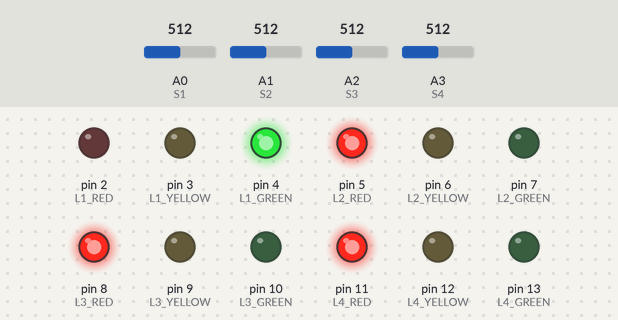
The sketch below on a simulated Arduino Uno, built with avr-gcc and run on an emulated ATmega328P. Shown: output pins drawn as LEDs (lit = HIGH). The test bench sets the inputs (shaded band); at power-on: A1 (S2) = 512, A3 (S4) = 512, A2 (S3) = 512, A0 (S1) = 512. What the sketch prints to the serial monitor is not drawn.

Above: at 1.3 s.
1.4 s: A1 (S2) set to 540
At 1.8 s:
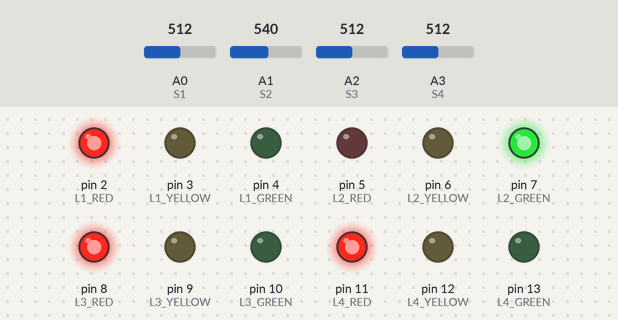
5.9 s: A3 (S4) set to 530
At 9.9 s:
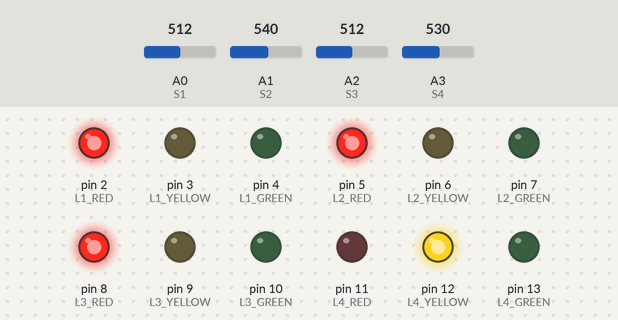
10.4 s: A2 (S3) set to 536
At 11.0 s:
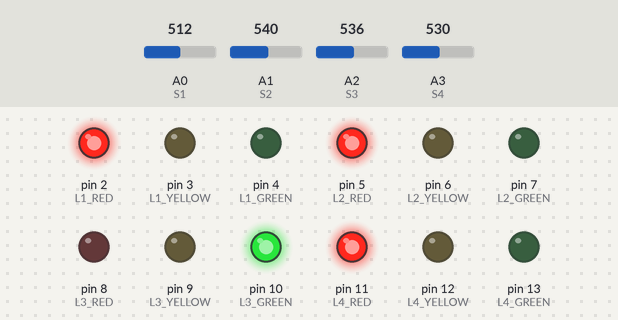
14.9 s: A1 (S2) set to 716
At 19.2 s:
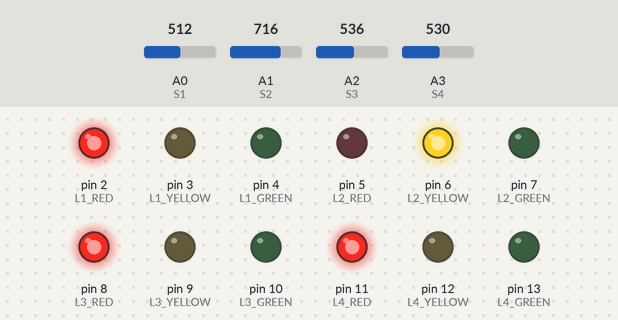
Timing chart, 0 to 29.4 s (numbered marks = the images above; inputs shaded):
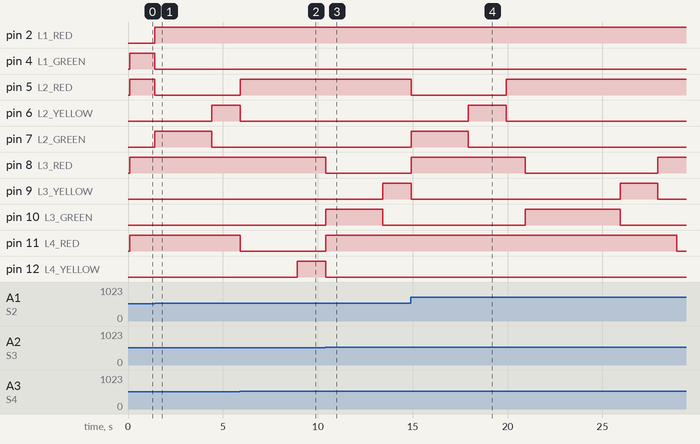

Measured:
- the behaviour switches between 522 and 523 on A1 (S2) (found by bisection; images 0 and 1)
- the behaviour switches between 522 and 523 on A3 (S4) (found by bisection; images 1 and 2)
- the behaviour switches between 522 and 523 on A2 (S3) (found by bisection; images 2 and 3)
- after the input at 1.4 s, pin 2 (L1_RED): LOW → HIGH at once; pin 3 (L1_YELLOW): stays LOW (without the input it goes to HIGH after 3.7 s); pin 4 (L1_GREEN): HIGH → LOW after 0.02 s instead of 3.7 s; pin 5 (L2_RED): HIGH → LOW at once; pin 6 (L2_YELLOW): LOW → HIGH after 3.0 s
- after the input at 5.9 s, pin 5 (L2_RED): LOW → HIGH after 0.02 s instead of 0.52 s; pin 6 (L2_YELLOW): HIGH → LOW after 0.02 s instead of 0.52 s; pin 8 (L3_RED): stays HIGH (without the input it goes to LOW after 1.5 s); pin 10 (L3_GREEN): stays LOW (without the input it goes to HIGH after 1.5 s); pin 11 (L4_RED): HIGH → LOW at once
- after the input at 10.4 s, pin 2 (L1_RED): stays HIGH (without the input it goes to LOW after 1.5 s); pin 4 (L1_GREEN): stays LOW (without the input it goes to HIGH after 1.5 s); pin 8 (L3_RED): HIGH → LOW at once; pin 9 (L3_YELLOW): LOW → HIGH after 3.0 s; pin 10 (L3_GREEN): LOW → HIGH at once, → LOW 3.0 s later
- after the input at 14.9 s, pin 2 (L1_RED): stays HIGH (without the input it goes to LOW after 9.5 s); pin 4 (L1_GREEN): stays LOW (without the input it goes to HIGH after 9.5 s); pin 5 (L2_RED): HIGH → LOW at once, → HIGH 5.0 s later; pin 6 (L2_YELLOW): LOW → HIGH after 3.0 s, → LOW 2.0 s later; pin 7 (L2_GREEN): LOW → HIGH at once, → LOW 3.0 s later

The sketch:

4_sound_sensor.ino
```cpp
/*
  ============================================================
  4-Lane Traffic Signal
  + DELTA-based sound detection (change from last reading)
  + Whoever changes the most triggers — works for any idle level
  + ALL-RED between lanes, Cooldown 15s
  ============================================================
  Lane 1: RED=2,  YELLOW=3,  GREEN=4   | Sound → A0
  Lane 2: RED=5,  YELLOW=6,  GREEN=7   | Sound → A1
  Lane 3: RED=8,  YELLOW=9,  GREEN=10  | Sound → A2
  Lane 4: RED=11, YELLOW=12, GREEN=13  | Sound → A3
  ============================================================
*/

// ── Lane Pins ─────────────────────────────────────────────
const int L1_RED=2,  L1_YELLOW=3,  L1_GREEN=4;
const int L2_RED=5,  L2_YELLOW=6,  L2_GREEN=7;
const int L3_RED=8,  L3_YELLOW=9,  L3_GREEN=10;
const int L4_RED=11, L4_YELLOW=12, L4_GREEN=13;

// ── Sound Sensor Pins ─────────────────────────────────────
const int S1=A0, S2=A1, S3=A2, S4=A3;

// ── Delta threshold — minimum change to count as sound ────
// From your data, idle noise is ~2-3 units, clap spikes ~15+
// Set to 10 to be safe — tune up if false triggers happen
const int DELTA_THRESHOLD = 10;

// ── Timing ────────────────────────────────────────────────
const unsigned long GREEN_DURATION   = 5000;
const unsigned long YELLOW_DURATION  = 2000;
const unsigned long ALL_RED_DURATION = 1000;
const unsigned long SOUND_GREEN_TIME = 3000;
const unsigned long COOLDOWN_TIME    = 2000;

// ── Previous readings for delta calculation ───────────────
int prev1=0, prev2=0, prev3=0, prev4=0;

// ── States ────────────────────────────────────────────────
enum TrafficState {
  LANE1_GREEN,  LANE1_YELLOW,  ALL_RED_1,
  LANE2_GREEN,  LANE2_YELLOW,  ALL_RED_2,
  LANE3_GREEN,  LANE3_YELLOW,  ALL_RED_3,
  LANE4_GREEN,  LANE4_YELLOW,  ALL_RED_4,
  SOUND_OVERRIDE_1, SOUND_OVERRIDE_2,
  SOUND_OVERRIDE_3, SOUND_OVERRIDE_4
};

const char* stateNames[] = {
  "LANE1_GREEN",  "LANE1_YELLOW",  "ALL_RED_1",
  "LANE2_GREEN",  "LANE2_YELLOW",  "ALL_RED_2",
  "LANE3_GREEN",  "LANE3_YELLOW",  "ALL_RED_3",
  "LANE4_GREEN",  "LANE4_YELLOW",  "ALL_RED_4",
  "SOUND_OVERRIDE_1","SOUND_OVERRIDE_2",
  "SOUND_OVERRIDE_3","SOUND_OVERRIDE_4"
};

TrafficState currentState = LANE1_GREEN;
unsigned long stateStartTime = 0;
unsigned long cooldownStart  = 0;
bool cooldownActive          = false;

// ── All off ───────────────────────────────────────────────
void allOff() {
  digitalWrite(L1_RED,LOW); digitalWrite(L1_YELLOW,LOW); digitalWrite(L1_GREEN,LOW);
  digitalWrite(L2_RED,LOW); digitalWrite(L2_YELLOW,LOW); digitalWrite(L2_GREEN,LOW);
  digitalWrite(L3_RED,LOW); digitalWrite(L3_YELLOW,LOW); digitalWrite(L3_GREEN,LOW);
  digitalWrite(L4_RED,LOW); digitalWrite(L4_YELLOW,LOW); digitalWrite(L4_GREEN,LOW);
}

// ── All RED ───────────────────────────────────────────────
void allRed() {
  allOff();
  digitalWrite(L1_RED,HIGH); digitalWrite(L2_RED,HIGH);
  digitalWrite(L3_RED,HIGH); digitalWrite(L4_RED,HIGH);
}

// ── Apply state ───────────────────────────────────────────
void applyState(TrafficState state) {
  allOff();
  switch(state) {

    case ALL_RED_1: case ALL_RED_2:
    case ALL_RED_3: case ALL_RED_4:
      allRed(); break;

    case LANE1_GREEN: case SOUND_OVERRIDE_1:
      digitalWrite(L1_GREEN,HIGH);
      digitalWrite(L2_RED,HIGH); digitalWrite(L3_RED,HIGH); digitalWrite(L4_RED,HIGH);
      break;
    case LANE1_YELLOW:
      digitalWrite(L1_YELLOW,HIGH);
      digitalWrite(L2_RED,HIGH); digitalWrite(L3_RED,HIGH); digitalWrite(L4_RED,HIGH);
      break;

    case LANE2_GREEN: case SOUND_OVERRIDE_2:
      digitalWrite(L2_GREEN,HIGH);
      digitalWrite(L1_RED,HIGH); digitalWrite(L3_RED,HIGH); digitalWrite(L4_RED,HIGH);
      break;
    case LANE2_YELLOW:
      digitalWrite(L2_YELLOW,HIGH);
      digitalWrite(L1_RED,HIGH); digitalWrite(L3_RED,HIGH); digitalWrite(L4_RED,HIGH);
      break;

    case LANE3_GREEN: case SOUND_OVERRIDE_3:
      digitalWrite(L3_GREEN,HIGH);
      digitalWrite(L1_RED,HIGH); digitalWrite(L2_RED,HIGH); digitalWrite(L4_RED,HIGH);
      break;
    case LANE3_YELLOW:
      digitalWrite(L3_YELLOW,HIGH);
      digitalWrite(L1_RED,HIGH); digitalWrite(L2_RED,HIGH); digitalWrite(L4_RED,HIGH);
      break;

    case LANE4_GREEN: case SOUND_OVERRIDE_4:
      digitalWrite(L4_GREEN,HIGH);
      digitalWrite(L1_RED,HIGH); digitalWrite(L2_RED,HIGH); digitalWrite(L3_RED,HIGH);
      break;
    case LANE4_YELLOW:
      digitalWrite(L4_YELLOW,HIGH);
      digitalWrite(L1_RED,HIGH); digitalWrite(L2_RED,HIGH); digitalWrite(L3_RED,HIGH);
      break;
  }
}

// ── Transition ────────────────────────────────────────────
void transitionTo(TrafficState newState) {
  currentState   = newState;
  stateStartTime = millis();
  applyState(newState);
  Serial.print("[State] → ");
  Serial.println(stateNames[newState]);
}

// ── Is lane already green? ────────────────────────────────
bool isLaneGreen(int lane) {
  if(lane==1) return(currentState==LANE1_GREEN||currentState==SOUND_OVERRIDE_1);
  if(lane==2) return(currentState==LANE2_GREEN||currentState==SOUND_OVERRIDE_2);
  if(lane==3) return(currentState==LANE3_GREEN||currentState==SOUND_OVERRIDE_3);
  if(lane==4) return(currentState==LANE4_GREEN||currentState==SOUND_OVERRIDE_4);
  return false;
}

// ── Get override state ────────────────────────────────────
TrafficState getOverrideState(int lane) {
  if(lane==1) return SOUND_OVERRIDE_1;
  if(lane==2) return SOUND_OVERRIDE_2;
  if(lane==3) return SOUND_OVERRIDE_3;
  return SOUND_OVERRIDE_4;
}

// ─────────────────────────────────────────────────────────
void setup() {
  pinMode(L1_RED,OUTPUT); pinMode(L1_YELLOW,OUTPUT); pinMode(L1_GREEN,OUTPUT);
  pinMode(L2_RED,OUTPUT); pinMode(L2_YELLOW,OUTPUT); pinMode(L2_GREEN,OUTPUT);
  pinMode(L3_RED,OUTPUT); pinMode(L3_YELLOW,OUTPUT); pinMode(L3_GREEN,OUTPUT);
  pinMode(L4_RED,OUTPUT); pinMode(L4_YELLOW,OUTPUT); pinMode(L4_GREEN,OUTPUT);

  pinMode(S1,INPUT); pinMode(S2,INPUT);
  pinMode(S3,INPUT); pinMode(S4,INPUT);

  Serial.begin(9600);

  // Warm up — take initial readings
  prev1 = analogRead(S1);
  prev2 = analogRead(S2);
  prev3 = analogRead(S3);
  prev4 = analogRead(S4);
  delay(100);

  Serial.println("4-Lane Traffic System Ready.");
  Serial.print("Delta threshold: +/-");
  Serial.println(DELTA_THRESHOLD);

  transitionTo(LANE1_GREEN);
}

// ─────────────────────────────────────────────────────────
void loop() {
  unsigned long now     = millis();
  unsigned long elapsed = now - stateStartTime;

  // STEP 1 — Cooldown check
  if(cooldownActive) {
    if(now - cooldownStart >= COOLDOWN_TIME) {
      cooldownActive = false;
      Serial.println("Cooldown over. Ready.");
    }
  }

  // STEP 2 — Read current values
  int s1 = analogRead(S1);
  int s2 = analogRead(S2);
  int s3 = analogRead(S3);
  int s4 = analogRead(S4);

  // STEP 3 — Calculate delta (change from last reading)
  int d1 = abs(s1 - prev1);
  int d2 = abs(s2 - prev2);
  int d3 = abs(s3 - prev3);
  int d4 = abs(s4 - prev4);

  // Save current as previous for next loop
  prev1=s1; prev2=s2; prev3=s3; prev4=s4;

  // STEP 4 — Find biggest delta
  if(!cooldownActive) {

    int maxDelta = DELTA_THRESHOLD;  // must beat this
    int triggeredLane = 0;

    if(d1 > maxDelta) { maxDelta = d1; triggeredLane = 1; }
    if(d2 > maxDelta) { maxDelta = d2; triggeredLane = 2; }
    if(d3 > maxDelta) { maxDelta = d3; triggeredLane = 3; }
    if(d4 > maxDelta) { maxDelta = d4; triggeredLane = 4; }

    if(triggeredLane > 0) {

      Serial.print("Delta → D1:"); Serial.print(d1);
      Serial.print(" D2:"); Serial.print(d2);
      Serial.print(" D3:"); Serial.print(d3);
      Serial.print(" D4:"); Serial.println(d4);

      if(!isLaneGreen(triggeredLane)) {
        Serial.print("Loudest delta → Lane ");
        Serial.print(triggeredLane);
        Serial.print(" (delta:+"); Serial.print(maxDelta);
        Serial.println(") → GREEN 3sec");

        cooldownActive = true;
        cooldownStart  = now;
        transitionTo(getOverrideState(triggeredLane));
        return;

      } else {
        Serial.print("Lane ");
        Serial.print(triggeredLane);
        Serial.println(" already green. Ignored.");
      }
    }

  } else {
    if(d1>DELTA_THRESHOLD || d2>DELTA_THRESHOLD ||
       d3>DELTA_THRESHOLD || d4>DELTA_THRESHOLD) {
      unsigned long rem = (COOLDOWN_TIME-(now-cooldownStart))/1000;
      Serial.print("Sound ignored. Cooldown: ");
      Serial.print(rem); Serial.println("s left.");
    }
  }

  // STEP 5 — Normal state machine
  switch(currentState) {

    case SOUND_OVERRIDE_1:
      if(elapsed>=SOUND_GREEN_TIME) transitionTo(LANE1_YELLOW); break;
    case SOUND_OVERRIDE_2:
      if(elapsed>=SOUND_GREEN_TIME) transitionTo(LANE2_YELLOW); break;
    case SOUND_OVERRIDE_3:
      if(elapsed>=SOUND_GREEN_TIME) transitionTo(LANE3_YELLOW); break;
    case SOUND_OVERRIDE_4:
      if(elapsed>=SOUND_GREEN_TIME) transitionTo(LANE4_YELLOW); break;

    case LANE1_GREEN:
      if(elapsed>=GREEN_DURATION)   transitionTo(LANE1_YELLOW); break;
    case LANE1_YELLOW:
      if(elapsed>=YELLOW_DURATION)  transitionTo(ALL_RED_1);    break;
    case ALL_RED_1:
      if(elapsed>=ALL_RED_DURATION) transitionTo(LANE2_GREEN);  break;

    case LANE2_GREEN:
      if(elapsed>=GREEN_DURATION)   transitionTo(LANE2_YELLOW); break;
    case LANE2_YELLOW:
      if(elapsed>=YELLOW_DURATION)  transitionTo(ALL_RED_2);    break;
    case ALL_RED_2:
      if(elapsed>=ALL_RED_DURATION) transitionTo(LANE3_GREEN);  break;

    case LANE3_GREEN:
      if(elapsed>=GREEN_DURATION)   transitionTo(LANE3_YELLOW); break;
    case LANE3_YELLOW:
      if(elapsed>=YELLOW_DURATION)  transitionTo(ALL_RED_3);    break;
    case ALL_RED_3:
      if(elapsed>=ALL_RED_DURATION) transitionTo(LANE4_GREEN);  break;

    case LANE4_GREEN:
      if(elapsed>=GREEN_DURATION)   transitionTo(LANE4_YELLOW); break;
    case LANE4_YELLOW:
      if(elapsed>=YELLOW_DURATION)  transitionTo(ALL_RED_4);    break;
    case ALL_RED_4:
      if(elapsed>=ALL_RED_DURATION) transitionTo(LANE1_GREEN);  break;
  }
}
```
